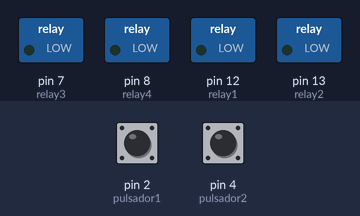
This sketch was run on a simulated Arduino Uno, built with avr-gcc and run on an emulated ATmega328P. Shown: switched loads named in the sketch (green lamp = pin HIGH). The test bench sets the inputs (shaded band); at power-on: pin 2 (pulsador1) LOW, pin 4 (pulsador2) LOW.

Above: at 1.2 s.
1.3 s: pin 2 (pulsador1) pulled HIGH for 0.15 s
At 1.37 s:
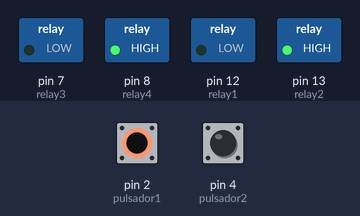
2.9 s: pin 4 (pulsador2) pulled HIGH for 0.15 s
At 2.97 s:
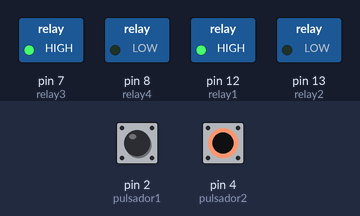
4.5 s: pin 4 (pulsador2) pulled HIGH for 3.2 s
At 8.1 s:
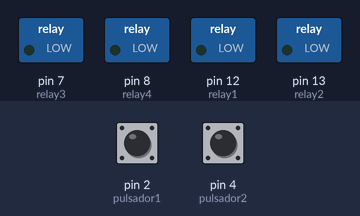
9.2 s: pin 2 (pulsador1) pulled HIGH for 3.2 s
At 10.5 s:
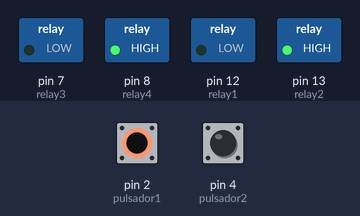
Timing chart, 0 to 13.9 s (numbered marks = the images above; inputs shaded):
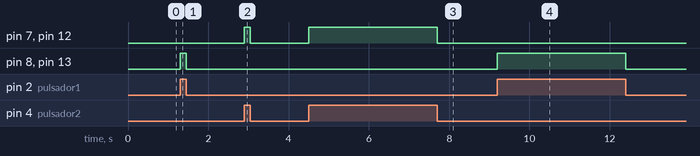

The sketch:

puente.ino
```cpp
//------------------------------------
//Declara puertos de entradas y salidas
//------------------------------------
int pulsador1=2;        //Pin donde se encuentra el pulsador, entrada
int pulsador2=4;
int relay1   =12;            //Pin donde se encuentra el relay de salida.
int relay2   =13;            //Pin donde se encuentra el relay de salida.
int relay3 =7;            //Pin donde se encuentra el relay de salida.
int relay4 =8;            //Pin donde se encuentra el relay de salida.


//------------------------------------
//Funcion principal
//------------------------------------
void setup() // Se ejecuta cada vez que el Arduino se inicia
{
 pinMode(pulsador1, INPUT); //Configurar el pulsador como una entrada
 pinMode(pulsador2, INPUT); //Configurar el pulsador como una entrada
 pinMode(relay1,OUTPUT);      //Configurar el relay de salida 1
 pinMode(relay2,OUTPUT);      //Configurar el relay de salida 1
 pinMode(relay3,OUTPUT);      //Configurar el relay de salida 1
 pinMode(relay4,OUTPUT);      //Configurar el relay de salida 1
 digitalWrite(relay1,LOW);
 digitalWrite(relay2,LOW);
 digitalWrite(relay3,LOW);
 digitalWrite(relay4,LOW);
}

//------------------------------------
//Funcion ciclicla
//------------------------------------
void loop() // Esta funcion se mantiene ejecutando
{           //  cuando este energizado el Arduino

   //Condicional para saber estado del pulsador
   if (digitalRead(pulsador1)==HIGH)
   {
     //GIRO HACIA DELANTE
     digitalWrite(relay1,LOW);
     digitalWrite(relay2,HIGH);
     digitalWrite(relay3,LOW);
     digitalWrite(relay4,HIGH);
   }
   else
   {
     if (digitalRead(pulsador2)==HIGH)
     {
        //GIRO HACIA ATRAS
         digitalWrite(relay1,HIGH);
         digitalWrite(relay2,LOW);
         digitalWrite(relay3,HIGH);
         digitalWrite(relay4,LOW);
     }
     else
     {
         //MOTOR PARAR
         digitalWrite(relay1,LOW);
         digitalWrite(relay2,LOW);
         digitalWrite(relay3,LOW);
         digitalWrite(relay4,LOW);
     }
   }

}

//Fin programa
```

Measured:
- after the input at 1.3 s, pin 8 (relay4), pin 13 (relay2): LOW → HIGH at once, → LOW 0.15 s later
- after the input at 2.9 s, pin 7 (relay3), pin 12 (relay1): LOW → HIGH at once, → LOW 0.15 s later
- after the input at 4.5 s, pin 7 (relay3), pin 12 (relay1): LOW → HIGH at once, → LOW 3.2 s later
- after the input at 9.2 s, pin 8 (relay4), pin 13 (relay2): LOW → HIGH at once, → LOW 3.2 s later
